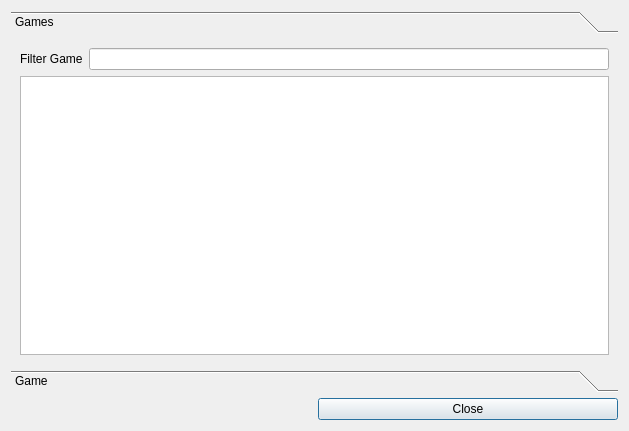
<?xml version="1.0" encoding="UTF-8"?>
<ui version="4.0">
 <class>DialogGameBrowser</class>
 <widget class="QDialog" name="DialogGameBrowser">
  <property name="geometry">
   <rect>
    <x>0</x>
    <y>0</y>
    <width>629</width>
    <height>431</height>
   </rect>
  </property>
  <property name="windowTitle">
   <string>Dialog</string>
  </property>
  <layout class="QGridLayout" name="gridLayout">
   <item row="2" column="1">
    <widget class="QPushButton" name="pushButtonClose">
     <property name="text">
      <string>Close</string>
     </property>
    </widget>
   </item>
   <item row="0" column="0" colspan="2">
    <widget class="QToolBox" name="toolBox">
     <property name="styleSheet">
      <string notr="true"/>
     </property>
     <property name="currentIndex">
      <number>0</number>
     </property>
     <widget class="QWidget" name="page">
      <property name="geometry">
       <rect>
        <x>0</x>
        <y>0</y>
        <width>611</width>
        <height>330</height>
       </rect>
      </property>
      <attribute name="label">
       <string>Games</string>
      </attribute>
      <layout class="QGridLayout" name="gridLayout_2">
       <item row="0" column="1">
        <widget class="QLineEdit" name="lineEditFilterGames"/>
       </item>
       <item row="0" column="0">
        <widget class="QLabel" name="label">
         <property name="text">
          <string>Filter Game</string>
         </property>
        </widget>
       </item>
       <item row="2" column="0" colspan="2">
        <widget class="QTableView" name="tableViewTopGames">
         <property name="styleSheet">
          <string notr="true"/>
         </property>
         <property name="editTriggers">
          <set>QAbstractItemView::NoEditTriggers</set>
         </property>
         <property name="alternatingRowColors">
          <bool>true</bool>
         </property>
         <property name="verticalScrollMode">
          <enum>QAbstractItemView::ScrollPerPixel</enum>
         </property>
         <property name="horizontalScrollMode">
          <enum>QAbstractItemView::ScrollPerPixel</enum>
         </property>
        </widget>
       </item>
      </layout>
     </widget>
     <widget class="QWidget" name="page_2">
      <property name="geometry">
       <rect>
        <x>0</x>
        <y>0</y>
        <width>611</width>
        <height>330</height>
       </rect>
      </property>
      <attribute name="label">
       <string>Game</string>
      </attribute>
      <layout class="QGridLayout" name="gridLayout_3">
       <item row="0" column="0">
        <widget class="QTableView" name="tableViewGame">
         <property name="editTriggers">
          <set>QAbstractItemView::NoEditTriggers</set>
         </property>
         <property name="alternatingRowColors">
          <bool>true</bool>
         </property>
         <property name="verticalScrollMode">
          <enum>QAbstractItemView::ScrollPerPixel</enum>
         </property>
         <property name="horizontalScrollMode">
          <enum>QAbstractItemView::ScrollPerPixel</enum>
         </property>
        </widget>
       </item>
      </layout>
     </widget>
    </widget>
   </item>
  </layout>
 </widget>
 <resources/>
 <connections/>
</ui>
